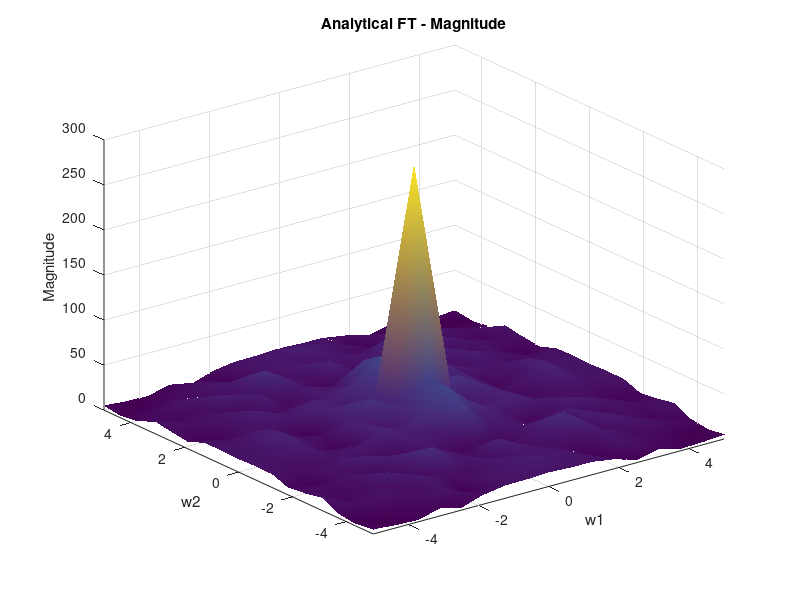
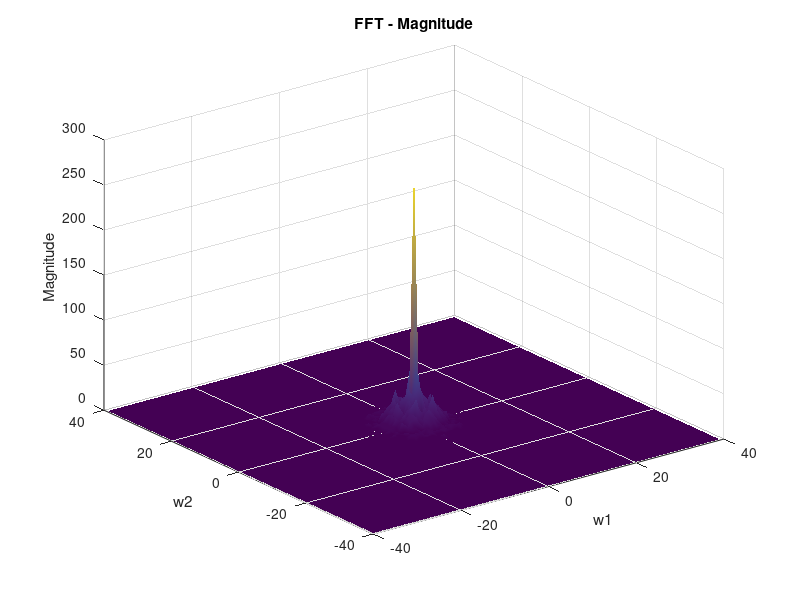
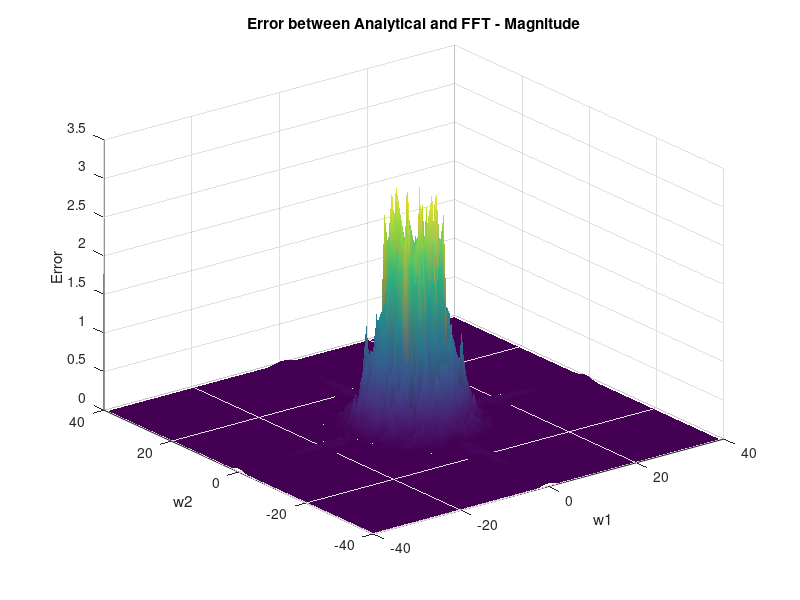
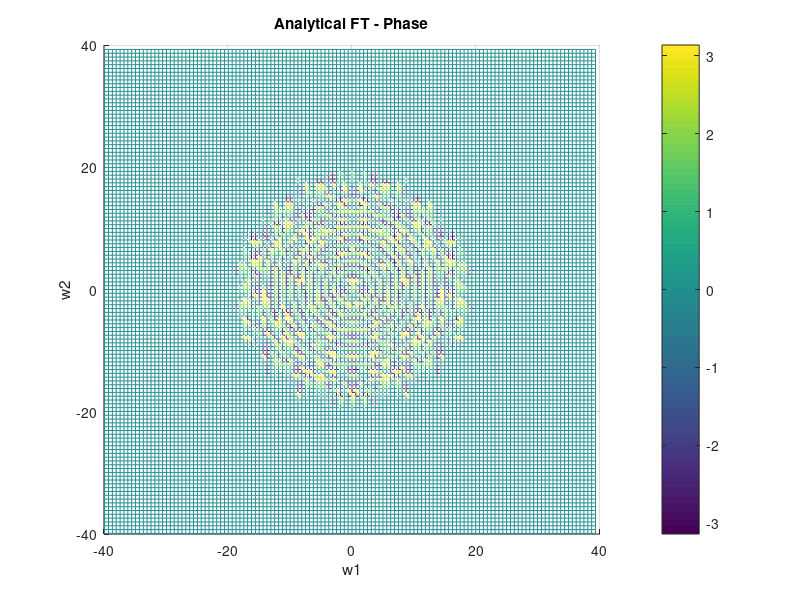

These charts were generated, in order, by the following MATLAB code:
clc
clear
close all

N=128;         %the number of sampled point for a single gaussian distribution
t1=-5;t2=5;
T=(t2-t1);            % Sampling interval
F0=1/T;               % Minimum frequency interval
Fs=(N-1)*F0;          % Sampling frequency
[X,Y]=meshgrid((-N/2:N/2-1)*T/N,(-N/2:N/2-1)*T/N);
wx=(-N/2:N/2-1)*2*pi*Fs/N;
wy=wx;
[WX,WY]=meshgrid(wx,wy);
%d=(t2-t1)/(n-1);
%[X,Y]=meshgrid(t1:d:t2,t1:d:t2);%range of x and y
f=zeros(N,N);%matrix to store the sum of each part of gaussian distribution

%the outline of the face
sigma1=[0.05 0;0 0.05];%covariance of the outline and the mouse of face
n1=100;%number of total gaussian distribution for the outline
dtheta1=2*pi/n1;
theta1=0:dtheta1:2*pi-dtheta1;
r1=4.5;
mu1=zeros(n1,2);
mu1(:,1)=cos(theta1)*r1;
mu1(:,2)=sin(theta1)*r1;
for j=1:n1
    ft=1.5*mvnpdf([X(:) Y(:)],mu1(j,:),sigma1); 
    f=f+reshape(ft,size(X));
end

%the mouth
n2=21; 
mouth1=7*pi/6; mouth2=11*pi/6;
dtheta2=(mouth2-mouth1)/(n2-1);
theta=mouth1:dtheta2:mouth2;
r2=3;
mu2=zeros(n2,2);
mu2(:,1)=cos(theta)*r2;
mu2(:,2)=sin(theta)*r2;
for j=1:n2
    ft=1.5*mvnpdf([X(:) Y(:)],mu2(j,:),sigma1); 
    f=f+reshape(ft,size(X));
end

%the eyes
sigma2=sigma1*10; %covariance of the eyes
eyeleft=[-1.8,1];
eyeright=[1.8,1];
ft=30*mvnpdf([X(:) Y(:)],eyeleft,sigma2); %times 30 here to make it seems darker for sigma2 here is larger than sigma1
f=f+reshape(ft,size(X));
ft=30*mvnpdf([X(:) Y(:)],eyeright,sigma2); 
f=f+reshape(ft,size(X));

%eye outline
sigma3=sigma1*0.8;
n3=20;
mu3=zeros(n3,2);
mu4=mu3;
dtheta3=2*pi/n3;
theta3=0:dtheta3:2*pi-dtheta3;
r3=1.2;
mu3(:,1)=eyeleft(1)+cos(theta3)*r3;
mu3(:,2)=eyeleft(2)+sin(theta3)*r3;
mu4(:,1)=eyeright(1)+cos(theta3)*r3;
mu4(:,2)=eyeright(2)+sin(theta3)*r3;
for j=1:n3
    ft1=1.2*mvnpdf([X(:) Y(:)],mu3(j,:),sigma3); 
    ft2=1.2*mvnpdf([X(:) Y(:)],mu4(j,:),sigma3);
    f=f+reshape(ft1,size(X))+reshape(ft2,size(X));
end

%% analytical Fourier

G_ana_comp=zeros(N,N);
for i=1:N
    for j=1:N
        WXY=[WX(i,j),WY(i,j)];           
        G_ana_comp(i,j)=sum(1.5*exp(-0.5*WXY*sigma1*WXY'-1i*WXY*(mu1')))... % face outline       
                       +sum(1.5*exp(-0.5*WXY*sigma1*WXY'-1i*WXY*(mu2')))...% mouth
                       +30*exp(-0.5*WXY*sigma2*WXY'-1i*WXY*(eyeleft'))...%lefteye
                       +30*exp(-0.5*WXY*sigma2*WXY'-1i*WXY*(eyeright'))...%righteye
                       +sum(1.2*exp(-0.5*WXY*sigma3*WXY'-1i*WXY*(mu3')))...%for left eye outline
                       +sum(1.2*exp(-0.5*WXY*sigma3*WXY'-1i*WXY*(mu4')));%for right eye outline  
    end 
end

G_ana_abs=abs(G_ana_comp);
figure(1);
surf(WX,WY,G_ana_abs);
axis([-5 5 -5 5 0 300])
shading interp
xlabel('w1');ylabel('w2');zlabel('Magnitude');
title('Analytical FT - Magnitude');

%% FFT

G_fft_comp=fftshift(fft2(f))*T^2/N^2;
for i=1:N 
    for j=1:N
        G_fft_comp_m(i,j)=G_fft_comp(i,j)*exp(-1i*pi*(i-1)-1i*pi*(j-1)); %modify the phase
    end 
end
G_fft_abs=abs(G_fft_comp_m);
figure(2)
surf(WX,WY,G_fft_abs)
shading interp
xlabel('w1');ylabel('w2');zlabel('Magnitude');
title('FFT - Magnitude')

figure(3)
error_mag=G_ana_abs-G_fft_abs;
surf(WX,WY,abs(error_mag))
shading interp
xlabel('w1');ylabel('w2');zlabel('Error');
title('Error between Analytical and FFT - Magnitude')

%% Analytical phase

G_ana_real=real(G_ana_comp);
G_ana_imag=imag(G_ana_comp);
index=find(abs(G_ana_real)<1e-2&abs(G_ana_imag)<1e-2);
% index1=find(abs(G_ana_real)<1e-2);
% index2=find(abs(G_ana_imag)<1e-2);
G_ana_real(index)=0;
G_ana_imag(index)=0;
G_ana_comp_m=G_ana_real+1i*G_ana_imag;

G_ana_phase=atan2(G_ana_real,G_ana_imag);
figure(4);
mesh(WX,WY,G_ana_phase);view(2);
%shading interp
xlabel('w1');ylabel('w2');zlabel('Phase');
title('Analytical FT - Phase');
colorbar

%% FFT phase

G_fft_real=real(G_fft_comp_m);
G_fft_imag=imag(G_fft_comp_m);
% index1=find(abs(G_fft_real)<1e-2);
% index2=find(abs(G_fft_imag)<1e-2);
index=find(abs(G_fft_real)<1e-2&abs(G_fft_imag)<1e-2);
G_fft_real(index)=0;
G_fft_imag(index)=0;
G_fft_comp_m2=G_fft_real+1i*G_fft_imag;

G_fft_phase=atan2(G_fft_real,G_fft_imag);
figure(5);
mesh(WX,WY,G_fft_phase);view(2);
%shading interp
xlabel('w1');ylabel('w2');zlabel('Phase');
title('FFT - Phase');
colorbar

figure(6)
error_phase=G_ana_phase-G_fft_phase;
surf(WX,WY,error_phase)
shading interp
xlabel('w1');ylabel('w2');zlabel('Error');
title('Error between Analytical and FFT - Phase')
colorbar

%% IFFT

figure (7);
surf(X,Y,f);
shading interp
%axis ([-10 10 -10 10 0 10]);
xlabel('x');ylabel('y');zlabel('Smiley Gaussian');
title('Smiley Gaussian Distributions - Analytical');
%set(h,'edgecolor','none');
colorbar


figure(8)
f_ifft=abs(ifftshift(ifft2(G_fft_comp_m)))*N^2/T^2;
surf(X,Y,f_ifft)
shading interp
colorbar
xlabel('x');ylabel('y');zlabel('Smiley Gaussian');
title('Smiley Gaussian Distributions - IFFT');

figure(9)
surf(X,Y,f_ifft-f)
shading interp
colorbar
xlabel('x');ylabel('y');zlabel('Smiley Gaussian');
title('Error between IFFT and True Gaussian');

%%

% [theta_W,rho_W,G_pol]=cart2pol(WX,WY,G_fft_abs);
% figure